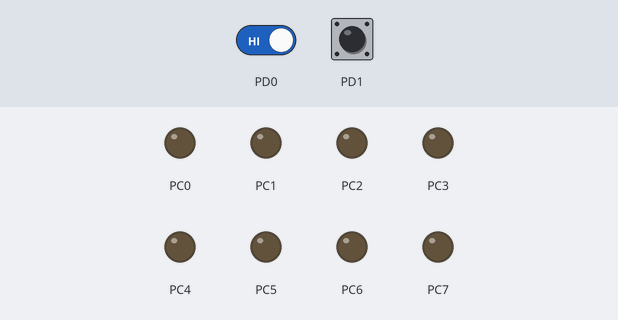
Bench run of a program on a simulated ATmega128, built with avr-gcc and emulated at 16 MHz. Parts: output pins drawn as LEDs (lit = HIGH). The test bench sets the inputs (shaded band); at power-on: PD0 HIGH, PD1 HIGH.

Above: at 1.2 s.
1.3 s: PD0 driven LOW
At 1.7 s:
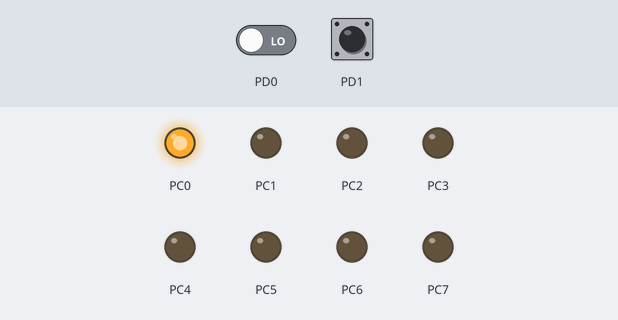
Timing chart, 0 to 4.3 s (numbered marks = the images above; inputs shaded):
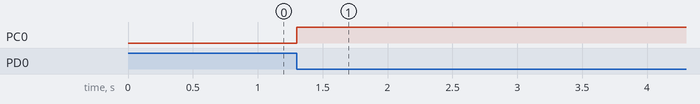

Measured:
- after the input at 1.3 s, PC0: LOW → HIGH at once

The program:

main.c
```c
#include <avr/io.h>
#include <util/delay.h>
#include <avr/interrupt.h>

#define sbi(PORTX,BitX) PORTX |= (1<<BitX) //ºñÆ® SET ¸í·É Á¤ÀÇ
#define cbi(PORTX,BitX) PORTX &= ~(1<<BitX) //ºñÆ® CLEAR ¸í·É Á¤ÀÇ


int num=0;


ISR(INT0_vect)
{
	num=1;
}

ISR(INT1_vect)
{

	num=2;
}


int main(void)
{
	sbi(SREG,7);
	sbi(EIMSK,INT0);
	sbi(EIMSK,INT1);
	EICRA = 0x0A;

	DDRC=0xff;


	PORTC=0x00;
	while(1)
	{

		if(num==1)
		{
			if(PORTC==0x00)
			PORTC=1;
			else if(PORTC==0x80)
			PORTC=1;
			else
			PORTC<<1;
		}
		if(num==2)
		{
			if(PORTC==0x80)
			PORTC=40;
			else if(PORTC==0)
			PORTC=80;
			else
			PORTC>>1;
		}
	}
return 0;
}
```
